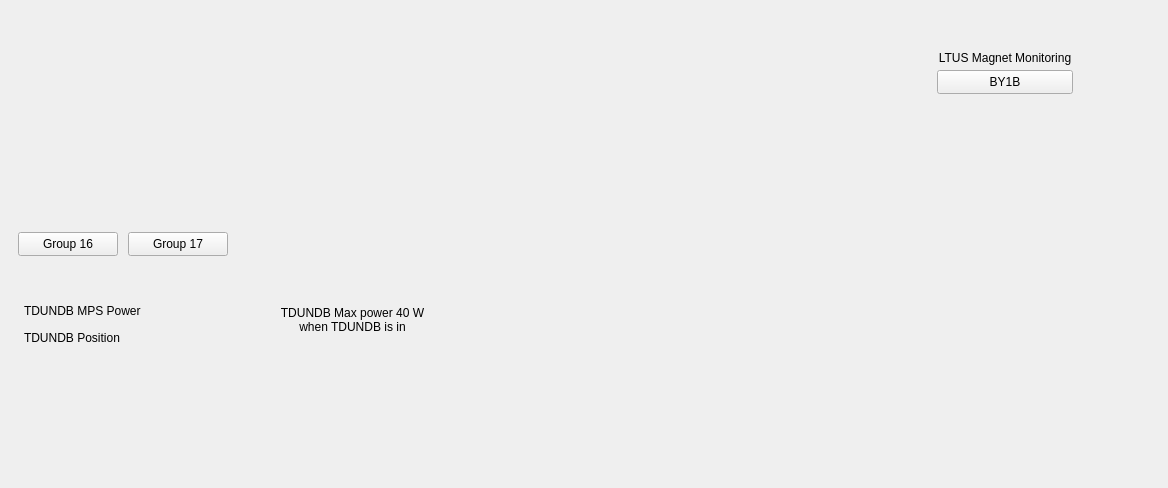
<?xml version="1.0" encoding="UTF-8"?>
<ui version="4.0">
 <class>Form</class>
 <widget class="QWidget" name="Form">
  <property name="geometry">
   <rect>
    <x>0</x>
    <y>0</y>
    <width>1168</width>
    <height>488</height>
   </rect>
  </property>
  <property name="windowTitle">
   <string>Form</string>
  </property>
  <widget class="PyDMFrame" name="PyDMFrame">
   <property name="geometry">
    <rect>
     <x>8</x>
     <y>32</y>
     <width>888</width>
     <height>240</height>
    </rect>
   </property>
   <property name="toolTip">
    <string/>
   </property>
   <widget class="PyDMRelatedDisplayButton" name="PyDMRelatedDisplayButton">
    <property name="geometry">
     <rect>
      <x>10</x>
      <y>200</y>
      <width>100</width>
      <height>24</height>
     </rect>
    </property>
    <property name="toolTip">
     <string/>
    </property>
    <property name="text">
     <string>Group 16</string>
    </property>
    <property name="filenames" stdset="0">
     <stringlist>
      <string>$PHYSICS_TOP/mps_configuration/current/display/groups/LinkNodeGroup16.ui</string>
     </stringlist>
    </property>
    <property name="showIcon" stdset="0">
     <bool>false</bool>
    </property>
    <property name="openInNewWindow" stdset="0">
     <bool>true</bool>
    </property>
   </widget>
   <widget class="PyDMRelatedDisplayButton" name="PyDMRelatedDisplayButton_2">
    <property name="geometry">
     <rect>
      <x>120</x>
      <y>200</y>
      <width>100</width>
      <height>24</height>
     </rect>
    </property>
    <property name="toolTip">
     <string/>
    </property>
    <property name="text">
     <string>Group 17</string>
    </property>
    <property name="filenames" stdset="0">
     <stringlist>
      <string>$PHYSICS_TOP/mps_configuration/current/display/groups/LinkNodeGroup17.ui</string>
     </stringlist>
    </property>
    <property name="showIcon" stdset="0">
     <bool>false</bool>
    </property>
    <property name="openInNewWindow" stdset="0">
     <bool>true</bool>
    </property>
   </widget>
   <widget class="PyDMEmbeddedDisplay" name="PyDMEmbeddedDisplay">
    <property name="geometry">
     <rect>
      <x>0</x>
      <y>0</y>
      <width>881</width>
      <height>201</height>
     </rect>
    </property>
    <property name="toolTip">
     <string/>
    </property>
    <property name="filename" stdset="0">
     <string>/afs/slac/g/lcls/physics/mps_configuration/current/display/areas/mps_ltus_link_nodes.ui</string>
    </property>
   </widget>
  </widget>
  <widget class="PyDMFrame" name="PyDMFrame_2">
   <property name="geometry">
    <rect>
     <x>920</x>
     <y>40</y>
     <width>170</width>
     <height>60</height>
    </rect>
   </property>
   <property name="toolTip">
    <string/>
   </property>
   <widget class="QLabel" name="label_9">
    <property name="geometry">
     <rect>
      <x>0</x>
      <y>10</y>
      <width>170</width>
      <height>15</height>
     </rect>
    </property>
    <property name="text">
     <string>LTUS Magnet Monitoring</string>
    </property>
    <property name="alignment">
     <set>Qt::AlignCenter</set>
    </property>
   </widget>
   <widget class="PyDMEDMDisplayButton" name="PyDMEDMDisplayButton">
    <property name="geometry">
     <rect>
      <x>17</x>
      <y>30</y>
      <width>136</width>
      <height>24</height>
     </rect>
    </property>
    <property name="toolTip">
     <string/>
    </property>
    <property name="text">
     <string>BY1B</string>
    </property>
    <property name="filenames" stdset="0">
     <stringlist>
      <string>mps_byk_new</string>
     </stringlist>
    </property>
    <property name="showIcon" stdset="0">
     <bool>false</bool>
    </property>
    <property name="macros" stdset="0">
     <stringlist>
      <string>P=BEND:LTUS:525,DEVICE=BY1B</string>
     </stringlist>
    </property>
   </widget>
  </widget>
  <widget class="PyDMFrame" name="PyDMFrame_3">
   <property name="geometry">
    <rect>
     <x>10</x>
     <y>290</y>
     <width>430</width>
     <height>64</height>
    </rect>
   </property>
   <property name="toolTip">
    <string/>
   </property>
   <widget class="QLabel" name="label_10">
    <property name="geometry">
     <rect>
      <x>14</x>
      <y>13</y>
      <width>120</width>
      <height>15</height>
     </rect>
    </property>
    <property name="text">
     <string>TDUNDB MPS Power</string>
    </property>
   </widget>
   <widget class="PyDMLabel" name="PyDMLabel">
    <property name="geometry">
     <rect>
      <x>145</x>
      <y>10</y>
      <width>100</width>
      <height>20</height>
     </rect>
    </property>
    <property name="toolTip">
     <string/>
    </property>
    <property name="alignment">
     <set>Qt::AlignCenter</set>
    </property>
    <property name="showUnits" stdset="0">
     <bool>true</bool>
    </property>
    <property name="alarmSensitiveBorder" stdset="0">
     <bool>true</bool>
    </property>
    <property name="channel" stdset="0">
     <string>DUMP:LTUS:972:MPSPOWER</string>
    </property>
   </widget>
   <widget class="QLabel" name="label_11">
    <property name="geometry">
     <rect>
      <x>260</x>
      <y>15</y>
      <width>165</width>
      <height>30</height>
     </rect>
    </property>
    <property name="text">
     <string>TDUNDB Max power 40 W
when TDUNDB is in</string>
    </property>
    <property name="alignment">
     <set>Qt::AlignCenter</set>
    </property>
   </widget>
   <widget class="QLabel" name="label_12">
    <property name="geometry">
     <rect>
      <x>14</x>
      <y>40</y>
      <width>120</width>
      <height>15</height>
     </rect>
    </property>
    <property name="text">
     <string>TDUNDB Position</string>
    </property>
   </widget>
   <widget class="PyDMLabel" name="PyDMLabel_2">
    <property name="geometry">
     <rect>
      <x>145</x>
      <y>40</y>
      <width>100</width>
      <height>15</height>
     </rect>
    </property>
    <property name="toolTip">
     <string/>
    </property>
    <property name="alignment">
     <set>Qt::AlignCenter</set>
    </property>
    <property name="precision" stdset="0">
     <number>2</number>
    </property>
    <property name="precisionFromPV" stdset="0">
     <bool>false</bool>
    </property>
    <property name="channel" stdset="0">
     <string>DUMP:LTUS:972:TGT_STS</string>
    </property>
   </widget>
  </widget>
 </widget>
 <customwidgets>
  <customwidget>
   <class>PyDMEDMDisplayButton</class>
   <extends>PyDMRelatedDisplayButton</extends>
   <header>edmbutton.edm_button</header>
   <container>1</container>
  </customwidget>
  <customwidget>
   <class>PyDMLabel</class>
   <extends>QLabel</extends>
   <header>pydm.widgets.label</header>
  </customwidget>
  <customwidget>
   <class>PyDMRelatedDisplayButton</class>
   <extends>QPushButton</extends>
   <header>pydm.widgets.related_display_button</header>
  </customwidget>
  <customwidget>
   <class>PyDMEmbeddedDisplay</class>
   <extends>QFrame</extends>
   <header>pydm.widgets.embedded_display</header>
  </customwidget>
  <customwidget>
   <class>PyDMFrame</class>
   <extends>QFrame</extends>
   <header>pydm.widgets.frame</header>
   <container>1</container>
  </customwidget>
 </customwidgets>
 <resources/>
 <connections/>
</ui>
